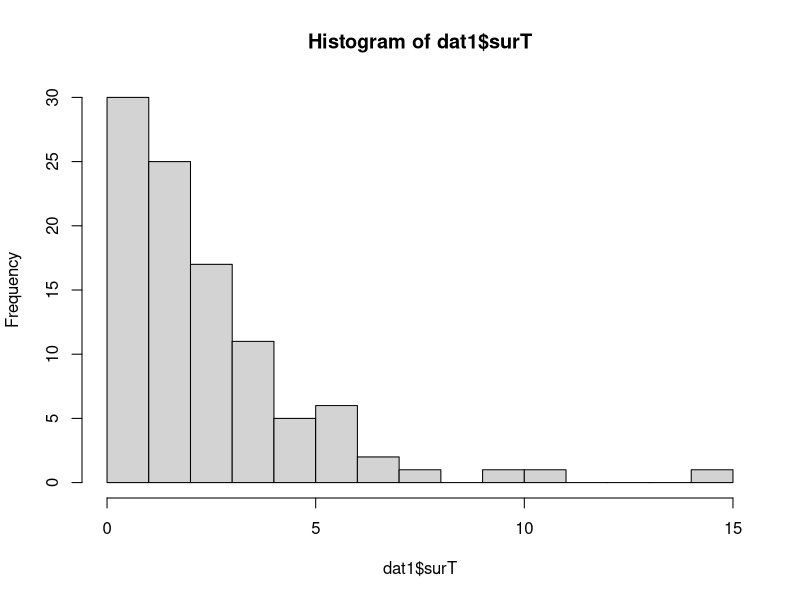
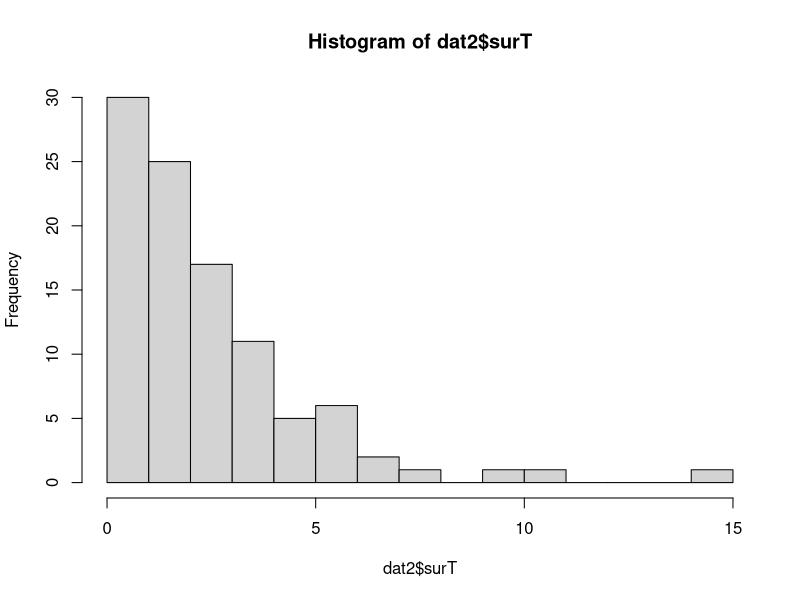
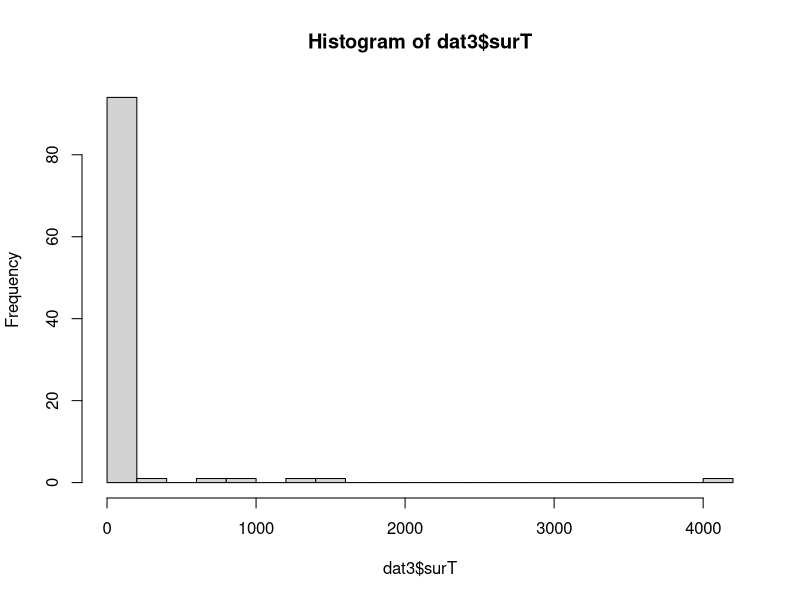
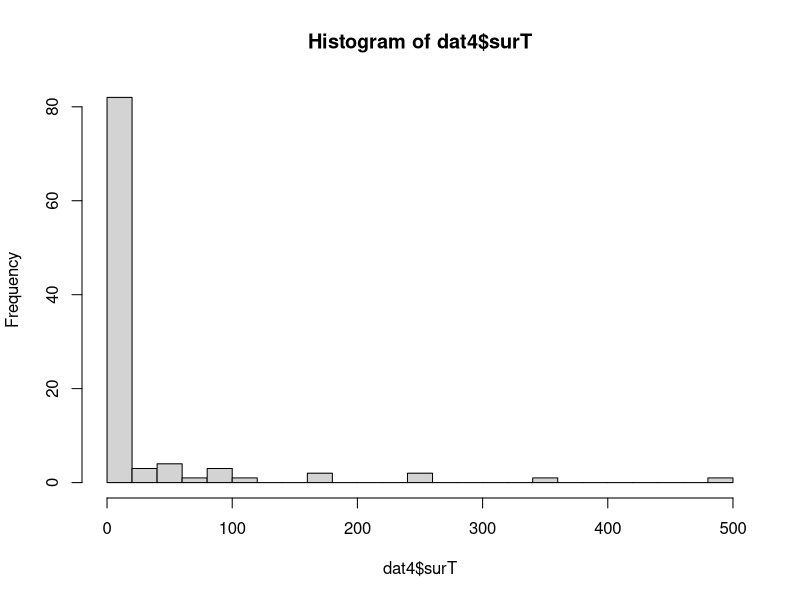
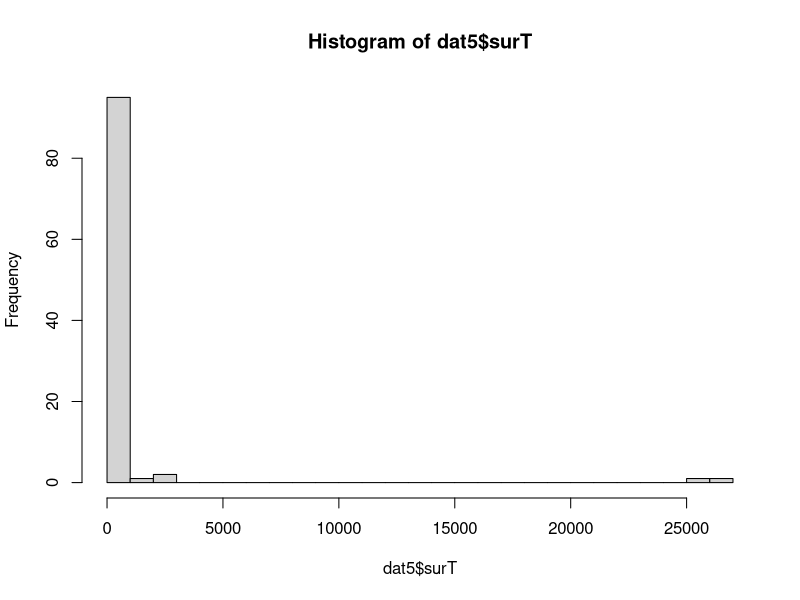

The R script that drew these images, in order: (Note: this script raises an error after producing the figures.)
## ---- chunk 1
library(mvtnorm)
library(survival)
## ---- chunk 2
# Function to construct correlation matrix among predictors. 
# Diagonal elements are all 1s, the off-diagonal elements = corr
# @param p: number of predictors
# @param corr: correlation
cov_simple_het = function(p, corr){
  for(i in 1:length(corr)){
    cov = matrix(corr, nrow=p,ncol=p)
    diag(cov) <- 1
  }
  return(cov)
}

# Here we use parametric model to simulate data with survival time,
# assuming survival time is exponentially distributed. 
# We first simulate the mean of exponential from linear combinations
# of variables, and then simulate survival time. 
# T\sim 1/u*exp(-t/u), and the true model is:
# log(T) = \mu + e = b0 + Xb + e
# @param b: vector of length (p+1) for true effect size, include intercept.
# @param X: variable matrix of size n by p. 
# @param status: censoring status. 1 = censored, 2 = event observed. 
sim_dat <- function(b, X){
  n = nrow(X)
  p = ncol(X)
  mu <- exp(cbind(rep(1,n), X) %*% b)
  surT <- rexp(n, rate = 1/mu)
  dat <- data.frame(cbind(surT, X))
  x.name <- unlist(lapply(1:p, function(i) paste0("x", i)))
  names(dat) = c("surT", x.name)
  dat$status <- rep(2, n)
  return(dat)
}
## ---- chunk 3
set.seed(1)
n <- 100
p <- 50
b <- c(1, rep(0, 50))
sigma <- cov_simple_het(p, corr = 0)
X<- rmvnorm(n, sigma = sigma)
dat1 <- sim_dat(b, X)
## ---- chunk 4
hist(dat1$surT, breaks = 20)
## ---- chunk 5
set.seed(1)
n <- 100
p <- 50
b <- c(1, rep(0, 50))
sigma <- cov_simple_het(p, corr = 0.9)
X<- rmvnorm(n, sigma = sigma)
dat2 <- sim_dat(b, X)
## ---- chunk 6
hist(dat2$surT, breaks = 20)
## ---- chunk 7
set.seed(1)
n <- 100
p <- 50
b <- c(1, 3, rep(0, p-1))
sigma <- cov_simple_het(p, corr = 0)
X<- rmvnorm(n, sigma = sigma)
dat3 <- sim_dat(b, X)
## ---- chunk 8
hist(dat3$surT, breaks = 20)
## ---- chunk 9
set.seed(1)
n <- 100
p <- 50
b <- c(1, 3, rep(0, p-1))
sigma <- cov_simple_het(p, corr = 0.9)
X<- rmvnorm(n, sigma = sigma)
dat4 <- sim_dat(b, X)
## ---- chunk 10
hist(dat4$surT, breaks = 20)
## ---- chunk 11
set.seed(1)
n <- 100
p <- 50
b <- c(1, 3, 1.5, rep(0, p-2))
sigma <- cov_simple_het(p, corr = 0.9)
X<- rmvnorm(n, sigma = sigma)
dat5 <- sim_dat(b, X)
## ---- chunk 12
hist(dat5$surT, breaks = 20)
## ---- chunk 13
sim_dat_simple <- list(dat1, dat2, dat3, dat4, dat5)
saveRDS(sim_dat_simple, "./data/sim_dat_simple.rds")
